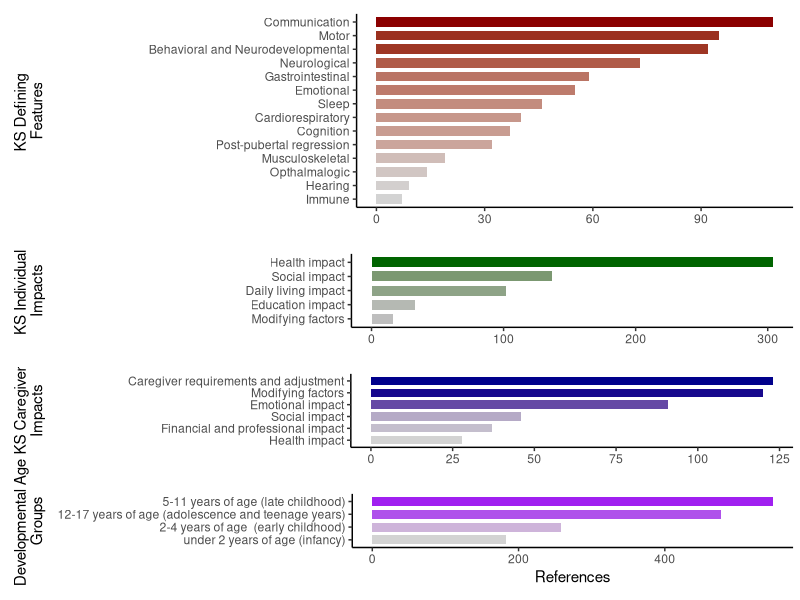
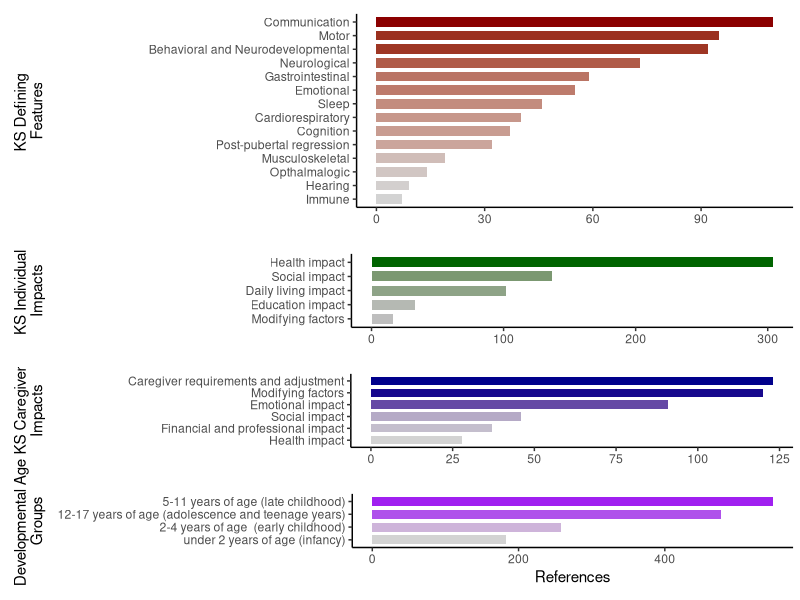

Write the R code that produced these figures, in order.
## ---- chunk 1
knitr::opts_chunk$set(echo = TRUE)
## ---- chunk 2
library(readxl)
library(dplyr)
library(ggplot2)
library(gridExtra)

# Data cleaning
KSdata <- read_excel("KS_data.xlsx", sheet = 2)

KSD <- KSdata[3:16, ]
KSD1 <- KSD |>
  select(c("...1", "Total number of references"))
colnames(KSD1) <- c("KDC", "total")

KSI <- KSdata[19:23, ]
KSI1 <- KSI |>
  select(c("...1", "Total number of references"))
colnames(KSI1) <- c("KII", "total")

CI <- KSdata[26:31, ]
CI1 <- CI |>
  select(c("...1", "Total number of references"))
colnames(CI1) <- c("CI", "total")

Age <- KSdata[34:37, ]
Age1 <- Age |>
  select(c("...1", "Total number of references"))
colnames(Age1) <- c("age", "total")

# Plot of the data
CI1$color_value <- CI1$total / sum(CI1$total)
p1 <- ggplot(CI1, aes(x = total, y = reorder(CI, total), fill = color_value)) +
  geom_bar(stat="identity", width = 0.7) +
  scale_fill_gradient(low="lightgrey", high="darkblue") +
  theme_classic() +
  theme(legend.position = "none",
        plot.margin = margin(t = 10, r = 5, b = 10, l = 0, unit = "pt")) +
  labs(x = NULL, y = " KS Caregiver 
Impacts")
p1 <- p1 + theme(
  axis.title.y = element_text(margin = margin(t = 0, r = 59, b = 0, l = 10, unit = "pt"))
)

KSI1$color_value <- KSI1$total / sum(KSI1$total)
p2 <- ggplot(KSI1, aes(x = total, y = reorder(KII, total), fill = color_value)) +
  geom_bar(stat="identity", width = 0.7) +
  scale_fill_gradient(low="grey", high="darkgreen") +
  theme_classic() +
  theme(legend.position = "none",
        axis.title.y = element_text(),
        plot.margin = margin(t = 10, r = 5, b = 10, l = 0, unit = "pt")) +
  labs(x = NULL, y = "KS Individual 
Impacts")
p2 <- p2 + theme(
  axis.title.y = element_text(margin = margin(t = 0, r = 144, b = 0, l = 10, unit = "pt"))
)

KSD1$color_value <- KSD1$total / sum(KSD1$total)
p3 <- ggplot(KSD1, aes(x = total, y = reorder(KDC, total), fill = color_value)) +
  geom_bar(stat="identity", width = 0.7) +
  scale_fill_gradient(low="lightgrey", high="darkred") +
  theme_classic() +
  theme(legend.position = "none",
        axis.title.y = element_text(),
        plot.margin = margin(t = 10, r = 5, b = 10, l = 0, unit = "pt")) +
  labs(x = NULL, y = "KS Defining 
Features")
p3 <- p3 + theme(
  axis.title.y = element_text(margin = margin(t = 0, r = 74, b = 0, l = 10, unit = "pt"))
)

Age1$color_value <- Age1$total / sum(Age1$total)
p4 <- ggplot(Age1, aes(x = total, y = reorder(age, total), fill = color_value)) +
  geom_bar(stat="identity", width = 0.7) +
  scale_fill_gradient(low="lightgrey", high="purple") +
  theme_classic() +
  theme(legend.position = "none",
        axis.title.y = element_text(),
        plot.margin = margin(t = 10, r = 5, b = 10, l = 0, unit = "pt")) +
  labs(x = NULL, y = "Developmental Age 
Groups")
p4 <- p4 + theme(
  axis.title.y = element_text(margin = margin(t = 0, r = 8, b = 0, l = 10, unit = "pt"))
)

p4 <- p4 + 
  labs(x = "References")

p5 <- grid.arrange(p3, p2, p1, p4, ncol = 1, heights = c(2, 1, 1, 1))
## ---- chunk 3
grid.arrange(p5)
